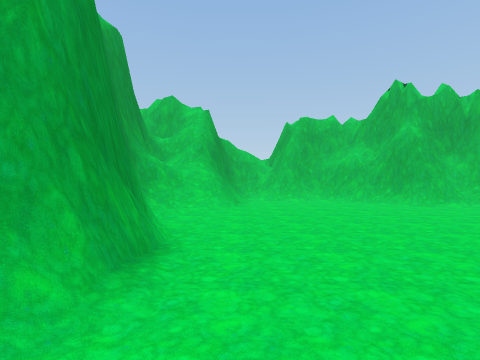
View 1 (above)

21 first-person views from a walk through a Unity game level. The camera is 1.5 m above the floor, looks level and sees 80° across. The floor is counted in squares, 2 m on a side. Each view is taken from the middle of a square. On the plan, view 1 faces up. The plan holds only what a view shows up to about 10 squares ahead; the rest is blank. The place goes on beyond the plan. The player is left out. Some surface patterns are stand-ins.

View 2
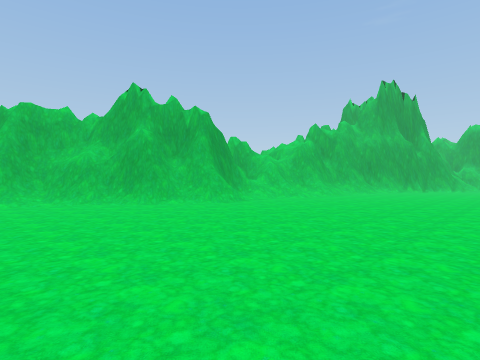

View 3
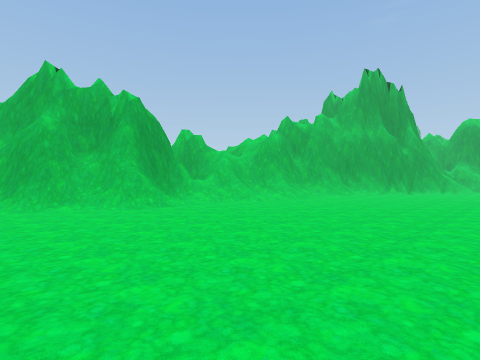

View 4
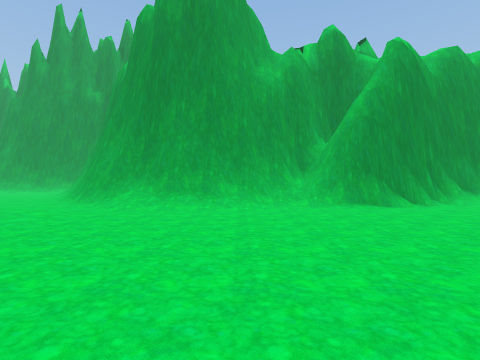

View 5
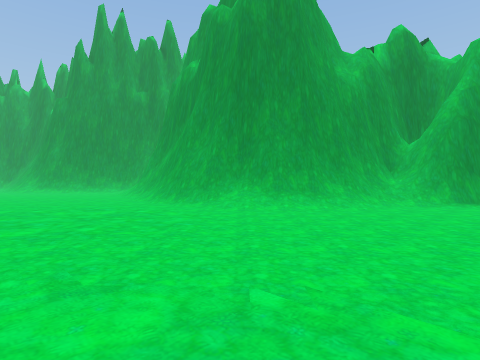

View 6
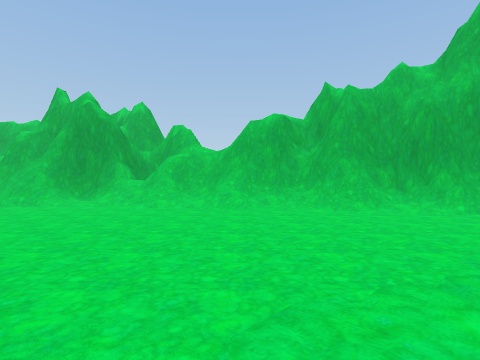

View 7
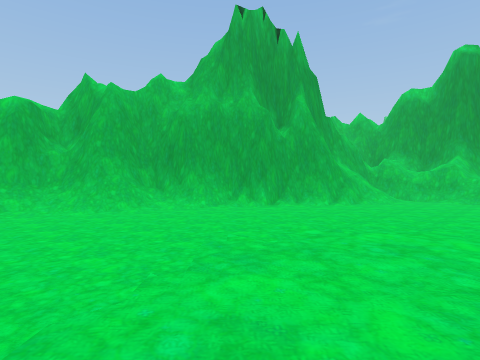

View 8
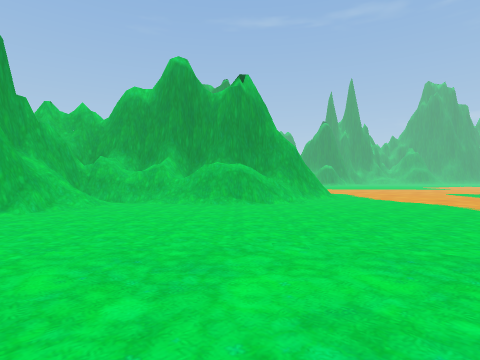

View 9
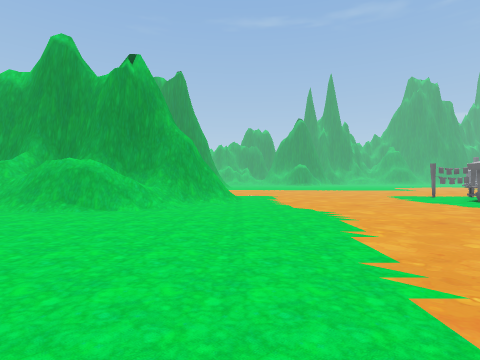

View 10
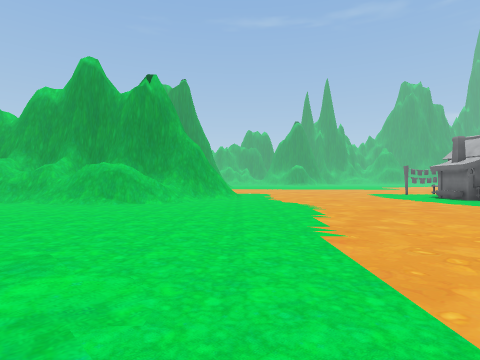

View 11
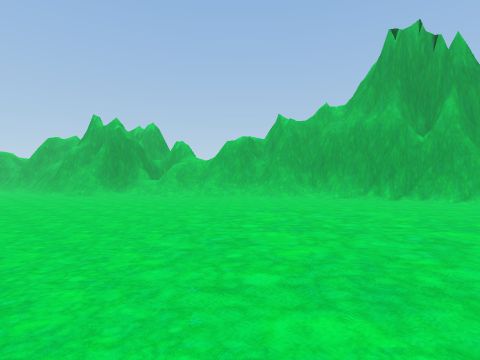

View 12
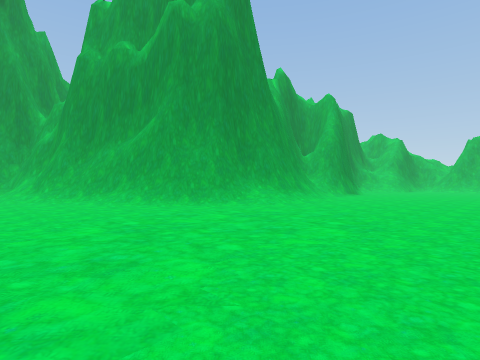

View 13
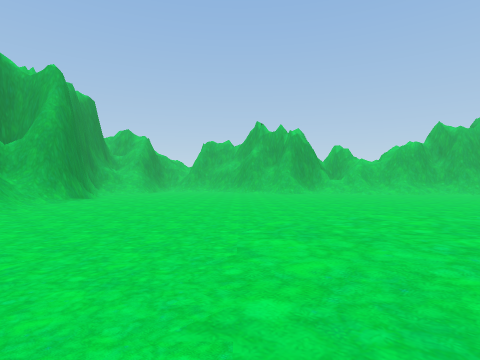

View 14
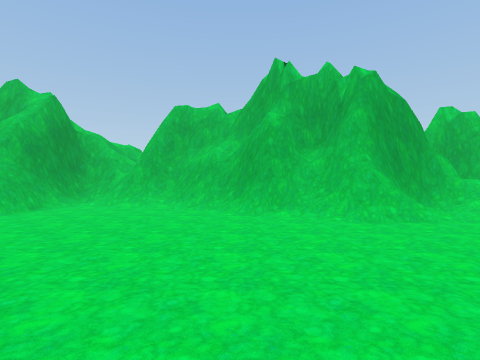

View 15
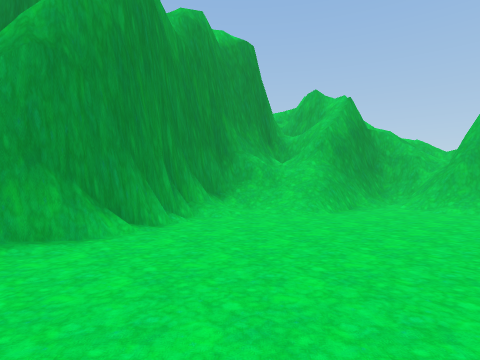

View 16
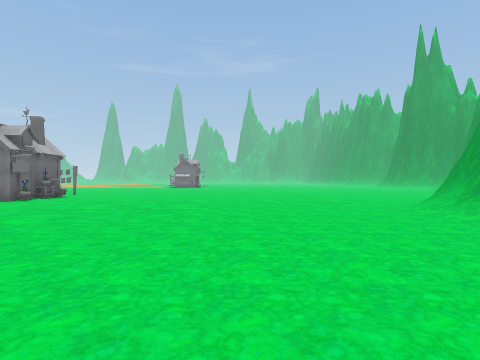

View 17
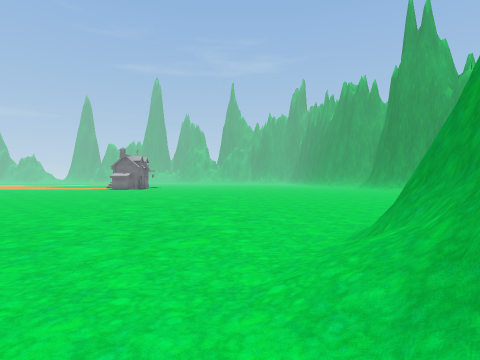

View 18
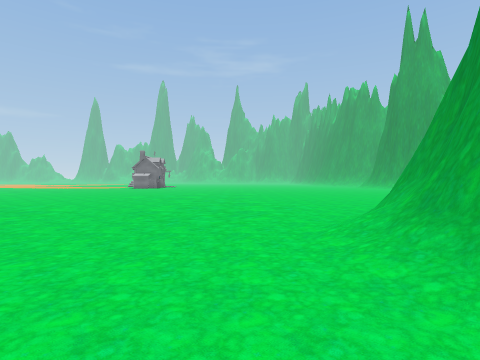

View 19
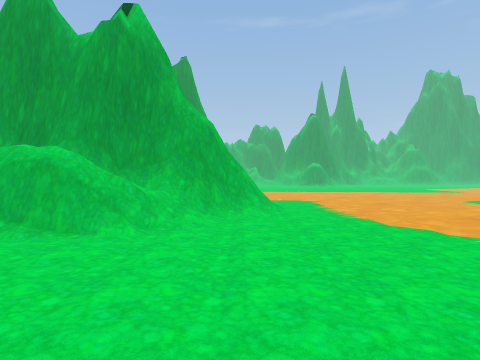

View 20
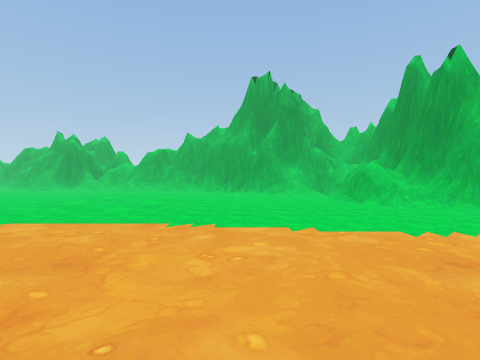

View 21
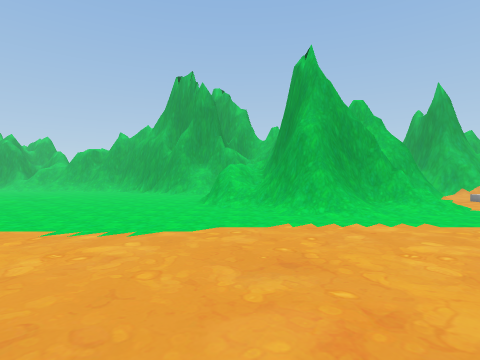

### Floor plan
Key: @ floor where view 1 was taken; # wall or solid block; . floor; / step, stairs or slope; = window, fence, low wall or low ledge; v drop or lower ground.
Columns run from 6 left of view 1 to 31 right of it. Each row starts with its distance up from view 1.
 11       #####
 10      ##///##
  9    ####.../#########
  8    #= /....//##///#####
  7    #//......./=/./////####
  6    ##/................///##
  5     #....................###
  4     #......................#####
  3     ##......................##=##
  2    ###.......................///##
  1    #//........................./##
  0    ##/@......................../=#
 -1     #/.........................#/#
 -2     ##/........................v/#
 -3     ##/.........  .............#/#
 -4     #//..........  ............./####
 -5    ##/............  ............./#//
 -6   ##/.............   .............//..
 -7  ##/..............     ...............
 -8 ##/............        ...............
 -9 /..............         ..............
-10 ...............          .............
-11  .............            ............
-12  .............             . .........

Positions as (right, up) in squares from view 1, and headings:
1: (0, 0), facing up
2: (1, 0), facing up-right
3: (4, 0), facing up-right
4: (7, -1), facing left
5: (7, -4), facing left
6: (14, -1), facing up
7: (14, -1), facing up-right
8: (16, -2), facing right
9: (18, -6), facing right
10: (16, -6), facing right
11: (15, -6), facing up
12: (5, -11), facing up-left
13: (5, -8), facing up
14: (5, 2), facing up
15: (3, 2), facing up-left
16: (4, 3), facing down
17: (0, -2), facing down
18: (1, 0), facing down
19: (21, -5), facing right
20: (21, -12), facing up
21: (26, -12), facing up
